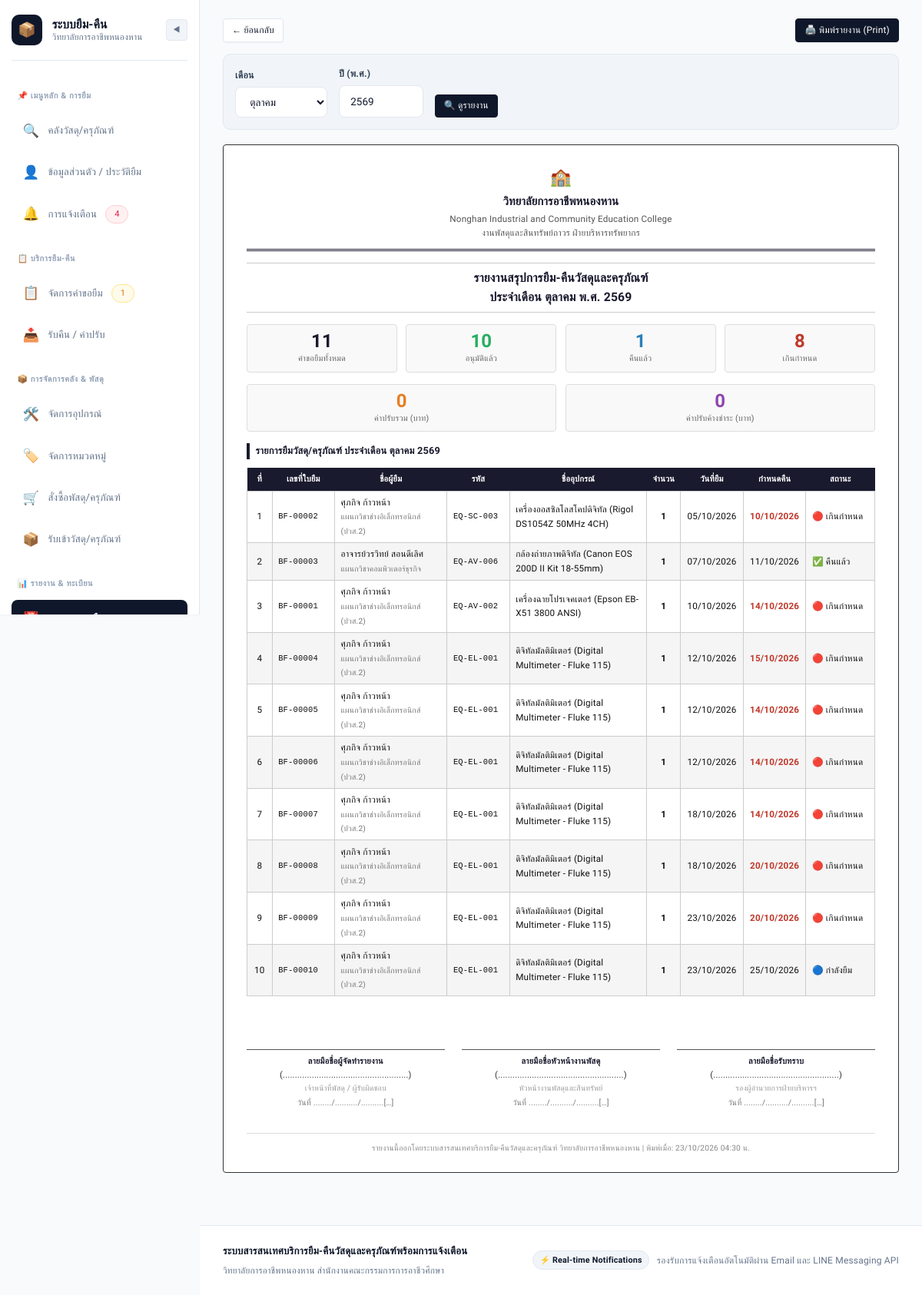
Page /admin/reports/monthly (signed in) on the committed database.
### models.py (models this page shows, shortened)
class Borrowing(db.Model):
    __tablename__ = 'borrowings'
    borrow_id = db.Column(db.Integer, primary_key=True, autoincrement=True)
    request_id = db.Column(db.Integer, db.ForeignKey('borrow_requests.request_id'), nullable=False)
    user_id = db.Column(db.Integer, db.ForeignKey('users.user_id'), nullable=False)
    equipment_id = db.Column(db.Integer, db.ForeignKey('equipment.equipment_id'), nullable=False)
    quantity = db.Column(db.Integer, default=1, nullable=False)
    borrow_date = db.Column(db.DateTime, default=datetime.utcnow)
    due_date = db.Column(db.DateTime, nullable=False)
    status = db.Column(db.String(20), default='borrowed', nullable=False)  # 'borrowed', 'returned', 'overdue'
    return_record = db.relationship('ReturnRecord', backref='borrowing', uselist=False, lazy=True)
    @property
    def is_overdue(self):
        if self.status == 'borrowed' and datetime.utcnow() > self.due_date:
            return True
        return self.status == 'overdue'

class User(db.Model):
    __tablename__ = 'users'
    user_id = db.Column(db.Integer, primary_key=True, autoincrement=True)
    student_or_citizen_id = db.Column(db.String(20), nullable=False)
    first_name = db.Column(db.String(100), nullable=False)
    last_name = db.Column(db.String(100), nullable=False)
    email = db.Column(db.String(100), unique=True, nullable=False)
    password_hash = db.Column(db.String(255), nullable=False)
    phone_number = db.Column(db.String(20), nullable=True)
    role = db.Column(db.String(20), default='student', nullable=False)  # 'student', 'teacher', 'staff', 'admin'
    line_user_id = db.Column(db.String(100), nullable=True)
    department = db.Column(db.String(100), nullable=True, default='แผนกวิชาช่างอิเล็กทรอนิกส์')
    created_at = db.Column(db.DateTime, default=datetime.utcnow)
    borrow_requests = db.relationship('BorrowRequest', foreign_keys='BorrowRequest.user_id', backref='user', lazy=True)
    borrowings = db.relationship('Borrowing', foreign_keys='Borrowing.user_id', backref='user', lazy=True)
    notifications = db.relationship('Notification', backref='user', lazy=True, order_by='Notification.created_at.desc()')
    @property
    def full_name(self):
        return f"{self.first_name} {self.last_name}"
    @property
    def role_display(self):
        roles = {
            'student': 'นักเรียน/นักศึกษา',
            'teacher': 'อาจารย์/ครูผู้สอน',
            'staff': 'เจ้าหน้าที่พัสดุ',
            'admin': 'ผู้ดูแลระบบ'
        }
        return roles.get(self.role, self.role)
    @property
    def role_badge_class(self):
        badges = {
            'student': 'badge-info',
            'teacher': 'badge-primary',
            'staff': 'badge-warning',
            'admin': 'badge-danger'
        }
        return badges.get(self.role, 'badge-secondary')

class Equipment(db.Model):
    __tablename__ = 'equipment'
    equipment_id = db.Column(db.Integer, primary_key=True, autoincrement=True)
    equipment_code = db.Column(db.String(50), unique=True, nullable=False)
    name = db.Column(db.String(150), nullable=False)
    category_id = db.Column(db.Integer, db.ForeignKey('categories.category_id'), nullable=False)
    location_id = db.Column(db.Integer, db.ForeignKey('locations.location_id'), nullable=False)
    total_quantity = db.Column(db.Integer, default=1, nullable=False)
    available_quantity = db.Column(db.Integer, default=1, nullable=False)
    status = db.Column(db.String(20), default='available', nullable=False)  # 'available', 'borrowed', 'maintenance', 'damaged'
    image_path = db.Column(db.String(255), nullable=True)
    description = db.Column(db.Text, nullable=True)
    borrow_requests = db.relationship('BorrowRequest', backref='equipment', lazy=True)
    borrowings = db.relationship('Borrowing', backref='equipment', lazy=True)
    maintenances = db.relationship('Maintenance', backref='equipment', lazy=True)

### app.py (the view)
    @app.route('/admin/reports/monthly')
    @roles_required('admin', 'staff')
    def report_monthly():
        from calendar import monthrange
        now_date = datetime.utcnow()
        selected_month = request.args.get('month', now_date.month, type=int)
        year_be = request.args.get('year', now_date.year + 543, type=int)
        year_ce = year_be - 543
        if not 1 <= selected_month <= 12:
            selected_month = now_date.month
        if year_ce < 1900 or year_ce > 2100:
            year_ce = now_date.year
            year_be = year_ce + 543
        _, last_day = monthrange(year_ce, selected_month)
        start_date = datetime(year_ce, selected_month, 1)
        end_date = datetime(year_ce, selected_month, last_day, 23, 59, 59)
        month_names_th = ['มกราคม','กุมภาพันธ์','มีนาคม','เมษายน','พฤษภาคม','มิถุนายน',
                          'กรกฎาคม','สิงหาคม','กันยายน','ตุลาคม','พฤศจิกายน','ธันวาคม']
        month_name = month_names_th[selected_month - 1]
        borrowings = Borrowing.query.filter(
            Borrowing.borrow_date >= start_date,
            Borrowing.borrow_date <= end_date
        ).order_by(Borrowing.borrow_date.asc()).all()
        fines = Fine.query.join(ReturnRecord).filter(
            ReturnRecord.return_date >= start_date,
            ReturnRecord.return_date <= end_date
        ).all()
        requests_month = BorrowRequest.query.filter(
            BorrowRequest.request_date >= start_date,
            BorrowRequest.request_date <= end_date
        ).all()
        total_requests = len(requests_month)
        approved_count = sum(1 for r in requests_month if r.status == 'approved')
        returned_count = sum(1 for b in borrowings if b.status == 'returned')
        overdue_count = sum(1 for b in borrowings if b.is_overdue)
        total_fines = sum(f.total_fine for f in fines)
        pending_fines = sum(f.total_fine for f in fines if f.payment_status == 'unpaid')
        return render_template(
            'admin/report_monthly.html',
            borrowings=borrowings, fines=fines, month_name=month_name, year=year_be,
            selected_month=selected_month, total_requests=total_requests,
            approved_count=approved_count, returned_count=returned_count,
            overdue_count=overdue_count, total_fines=total_fines, pending_fines=pending_fines
        )

### templates/admin/report_monthly.html (shortened to what this page needs)
{% extends "base.html" %}
{% block content %}
<div style="max-width: 1060px; margin: 0 auto;">
    <div class="no-print">
        <div style="display:flex; justify-content:space-between; align-items:center; margin-bottom:1rem; flex-wrap:wrap; gap:0.75rem;">
            <a href="{{ url_for('admin_dashboard') }}" class="btn btn-secondary btn-sm">← ย้อนกลับ</a>
            <button type="button" class="btn btn-primary btn-sm" onclick="window.print()">🖨️ พิมพ์รายงาน (Print)</button>
        </div>
        <form method="GET" class="filter-form">
            <div>
                <label>เดือน</label>
                <select name="month" class="form-control" style="min-width:120px;">
                    {% for m in range(1, 13) %}
                    <option value="{{ m }}" {% if m == selected_month %}selected{% endif %}>
                        {% set month_names = ['มกราคม','กุมภาพันธ์','มีนาคม','เมษายน','พฤษภาคม','มิถุนายน','กรกฎาคม','สิงหาคม','กันยายน','ตุลาคม','พฤศจิกายน','ธันวาคม'] %}
                        {{ month_names[m-1] }}
                    </option>
                    {% endfor %}
                </select>
            </div>
            <div>
                <label>ปี (พ.ศ.)</label>
                <input type="number" name="year" class="form-control" value="{{ year }}" min="2560" max="2580" style="min-width:90px;">
            </div>
            <button type="submit" class="btn btn-primary btn-sm">🔍 ดูรายงาน</button>
        </form>
    </div>
    <div class="report-sheet">
        <div class="report-header">
            <div style="font-size:1.5rem; margin-bottom:0.3rem;">🏫</div>
            <h1>วิทยาลัยการอาชีพหนองหาน</h1>
            <div class="sub">Nonghan Industrial and Community Education College</div>
            <div class="sub">งานพัสดุและสินทรัพย์ถาวร ฝ่ายบริหารทรัพยากร</div>
        </div>
        <div class="report-doc-title">รายงานสรุปการยืม-คืนวัสดุและครุภัณฑ์<br>ประจำเดือน {{ month_name }} พ.ศ. {{ year }}</div>
        <div class="stats-grid">
            <div class="stat-box">
                <div class="stat-num">{{ total_requests }}</div>
                <div class="stat-label">คำขอยืมทั้งหมด</div>
            </div>
            <div class="stat-box">
                <div class="stat-num" style="color: #27ae60;">{{ approved_count }}</div>
                <div class="stat-label">อนุมัติแล้ว</div>
            </div>
            <div class="stat-box">
                <div class="stat-num" style="color: #2980b9;">{{ returned_count }}</div>
                <div class="stat-label">คืนแล้ว</div>
            </div>
            <div class="stat-box">
                <div class="stat-num" style="color: #c0392b;">{{ overdue_count }}</div>
                <div class="stat-label">เกินกำหนด</div>
            </div>
        </div>
        <div class="stats-grid" style="grid-template-columns: repeat(2, 1fr); margin-top: 0;">
            <div class="stat-box">
                <div class="stat-num" style="color: #e67e22;">{{ total_fines|round(2) }}</div>
                <div class="stat-label">ค่าปรับรวม (บาท)</div>
            </div>
            <div class="stat-box">
                <div class="stat-num" style="color: #8e44ad;">{{ pending_fines|round(2) }}</div>
                <div class="stat-label">ค่าปรับค้างชำระ (บาท)</div>
            </div>
        </div>
        <div class="section-title">รายการยืมวัสดุ/ครุภัณฑ์ ประจำเดือน {{ month_name }} {{ year }}</div>
        {% if borrowings %}
        <table class="report-table">
            <thead>
                <tr>
                    <th style="width:4%">ที่</th>
                    <th style="width:10%">เลขที่ใบยืม</th>
                    <th style="width:18%">ชื่อผู้ยืม</th>
                    <th style="width:10%">รหัส</th>
                    <th style="width:22%">ชื่ออุปกรณ์</th>
                    <th style="width:5%; text-align:center">จำนวน</th>
                    <th style="width:10%; text-align:center">วันที่ยืม</th>
                    <th style="width:10%; text-align:center">กำหนดคืน</th>
                    <th style="width:11%">สถานะ</th>
                </tr>
            </thead>
            <tbody>
                {% for b in borrowings %}
                <tr>
                    <td style="text-align:center">{{ loop.index }}</td>
                    <td style="font-family:monospace; font-size:0.7rem">BF-{{ '%05d' % b.borrow_id }}</td>
                    <td>{{ b.user.full_name }}<br><span style="font-size:0.68rem; color:#777">{{ b.user.department or '' }}</span></td>
                    <td style="font-family:monospace; font-size:0.7rem">{{ b.equipment.equipment_code }}</td>
                    <td>{{ b.equipment.name }}</td>
                    <td style="text-align:center; font-weight:700">{{ b.quantity }}</td>
                    <td style="text-align:center">{{ b.borrow_date.strftime('%d/%m/%Y') }}</td>
                    <td style="text-align:center; {% if b.is_overdue %}color:#c0392b; font-weight:700;{% endif %}">{{ b.due_date.strftime('%d/%m/%Y') }}</td>
                    <td>
                        {% if b.status == 'returned' %}✅ คืนแล้ว
                        {% elif b.is_overdue %}🔴 เกินกำหนด
                        {% else %}🔵 กำลังยืม{% endif %}
                    </td>
                </tr>
                {% endfor %}
            </tbody>
        </table>
        {% else %}
        <div style="text-align: center; color: #888; padding: 1.5rem; border: 1px dashed #ddd; border-radius: 4px;">ไม่มีรายการยืมในเดือนนี้</div>
        {% endif %}
        <div class="signature-row">
            <div class="signature-box">
                <div class="signature-line"></div>
                <div class="sig-label">ลายมือชื่อผู้จัดทำรายงาน</div>
                <div class="sig-name">(....................................................)</div>
                <div class="sig-dept">เจ้าหน้าที่พัสดุ / ผู้รับผิดชอบ</div>
                <div class="sig-date">วันที่ ......../........../..........[…]</div>
            </div>
            <div class="signature-box">
                <div class="signature-line"></div>
                <div class="sig-label">ลายมือชื่อหัวหน้างานพัสดุ</div>
                <div class="sig-name">(....................................................)</div>
                <div class="sig-dept">หัวหน้างานพัสดุและสินทรัพย์</div>
                <div class="sig-date">วันที่ ......../........../..........[…]</div>
            </div>
            <div class="signature-box">
                <div class="signature-line"></div>
                <div class="sig-label">ลายมือชื่อรับทราบ</div>
                <div class="sig-name">(....................................................)</div>
                <div class="sig-dept">รองผู้อำนวยการฝ่ายบริหารฯ</div>
                <div class="sig-date">วันที่ ......../........../..........[…]</div>
            </div>
        </div>
        <div style="margin-top: 2rem; padding-top: 0.75rem; border-top: 1px solid #ddd; font-size: 0.68rem; color: #888; text-align: center;">
            รายงานนี้ออกโดยระบบสารสนเทศบริการยืม-คืนวัสดุและครุภัณฑ์ วิทยาลัยการอาชีพหนองหาน |
            พิมพ์เมื่อ: {{ now.strftime('%d/%m/%Y %H:%M') }} น.
        </div>
    </div>
</div>
{% endblock %}

### rows in the picture
Borrowing: borrow_id "00002", user.full_name "ศุภกิจ ก้าวหน้า", user "แผนกวิชาช่างอิเล็กทรอนิกส์ (ปวส.2)", equipment.equipment_code "EQ-SC-003", equipment.name "เครื่องออสซิลโลสโคปดิจิทัล (Rigol DS1054Z 50MHz 4CH)", quantity "1", borrow_date "05/10/2026", due_date "10/10/2026", status "🔴 เกินกำหนด"
Borrowing: borrow_id "00003", user.full_name "อาจารย์วรวิทย์ สอนดีเลิศ", user "แผนกวิชาคอมพิวเตอร์ธุรกิจ", equipment.equipment_code "EQ-AV-006", equipment.name "กล้องถ่ายภาพดิจิทัล (Canon EOS 200D II Kit 18-55mm)", quantity "1", borrow_date "07/10/2026", due_date "11/10/2026", status "✅ คืนแล้ว"
Borrowing: borrow_id "00001", user.full_name "ศุภกิจ ก้าวหน้า", user "แผนกวิชาช่างอิเล็กทรอนิกส์ (ปวส.2)", equipment.equipment_code "EQ-AV-002", equipment.name "เครื่องฉายโปรเจคเตอร์ (Epson EB-X51 3800 ANSI)", quantity "1", borrow_date "10/10/2026", due_date "14/10/2026", status "🔴 เกินกำหนด"
Borrowing: borrow_id "00004", user.full_name "ศุภกิจ ก้าวหน้า", user "แผนกวิชาช่างอิเล็กทรอนิกส์ (ปวส.2)", equipment.equipment_code "EQ-EL-001", equipment.name "ดิจิทัลมัลติมิเตอร์ (Digital Multimeter - Fluke 115)", quantity "1", borrow_date "12/10/2026", due_date "15/10/2026", status "🔴 เกินกำหนด"
Borrowing: borrow_id "00005", user.full_name "ศุภกิจ ก้าวหน้า", user "แผนกวิชาช่างอิเล็กทรอนิกส์ (ปวส.2)", equipment.equipment_code "EQ-EL-001", equipment.name "ดิจิทัลมัลติมิเตอร์ (Digital Multimeter - Fluke 115)", quantity "1", borrow_date "12/10/2026", due_date "14/10/2026", status "🔴 เกินกำหนด"
Borrowing: borrow_id "00006", user.full_name "ศุภกิจ ก้าวหน้า", user "แผนกวิชาช่างอิเล็กทรอนิกส์ (ปวส.2)", equipment.equipment_code "EQ-EL-001", equipment.name "ดิจิทัลมัลติมิเตอร์ (Digital Multimeter - Fluke 115)", quantity "1", borrow_date "12/10/2026", due_date "14/10/2026", status "🔴 เกินกำหนด"
Borrowing: borrow_id "00007", user.full_name "ศุภกิจ ก้าวหน้า", user "แผนกวิชาช่างอิเล็กทรอนิกส์ (ปวส.2)", equipment.equipment_code "EQ-EL-001", equipment.name "ดิจิทัลมัลติมิเตอร์ (Digital Multimeter - Fluke 115)", quantity "1", borrow_date "18/10/2026", due_date "14/10/2026", status "🔴 เกินกำหนด"
Borrowing: borrow_id "00008", user.full_name "ศุภกิจ ก้าวหน้า", user "แผนกวิชาช่างอิเล็กทรอนิกส์ (ปวส.2)", equipment.equipment_code "EQ-EL-001", equipment.name "ดิจิทัลมัลติมิเตอร์ (Digital Multimeter - Fluke 115)", quantity "1", borrow_date "18/10/2026", due_date "20/10/2026", status "🔴 เกินกำหนด"
Borrowing: borrow_id "00009", user.full_name "ศุภกิจ ก้าวหน้า", user "แผนกวิชาช่างอิเล็กทรอนิกส์ (ปวส.2)", equipment.equipment_code "EQ-EL-001", equipment.name "ดิจิทัลมัลติมิเตอร์ (Digital Multimeter - Fluke 115)", quantity "1", borrow_date "23/10/2026", due_date "20/10/2026", status "🔴 เกินกำหนด"
Borrowing: borrow_id "00010", user.full_name "ศุภกิจ ก้าวหน้า", user "แผนกวิชาช่างอิเล็กทรอนิกส์ (ปวส.2)", equipment.equipment_code "EQ-EL-001", equipment.name "ดิจิทัลมัลติมิเตอร์ (Digital Multimeter - Fluke 115)", quantity "1", borrow_date "23/10/2026", due_date "25/10/2026", status "🔵 กำลังยืม"

### other values in the picture
{{ unread_count }} "4"
{{ pending_requests_count }} "1"
{{ month_name }} "ตุลาคม"
{{ year }} "2569"
{{ total_requests }} "11"
{{ approved_count }} "10"
{{ returned_count }} "1"
{{ overdue_count }} "8"
{{ total_fines|round(2) }} "0"
{{ pending_fines|round(2) }} "0"
form field month "ตุลาคม"
